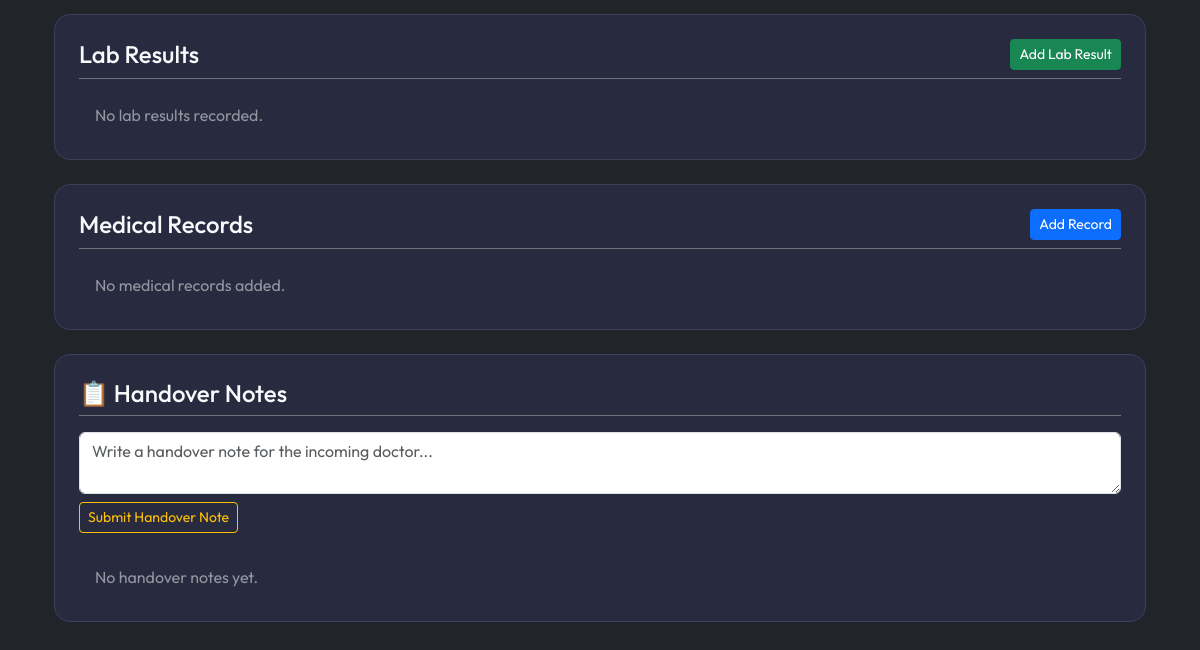
The page /patients/11/ (signed in, lower part) on the database as committed earlier.
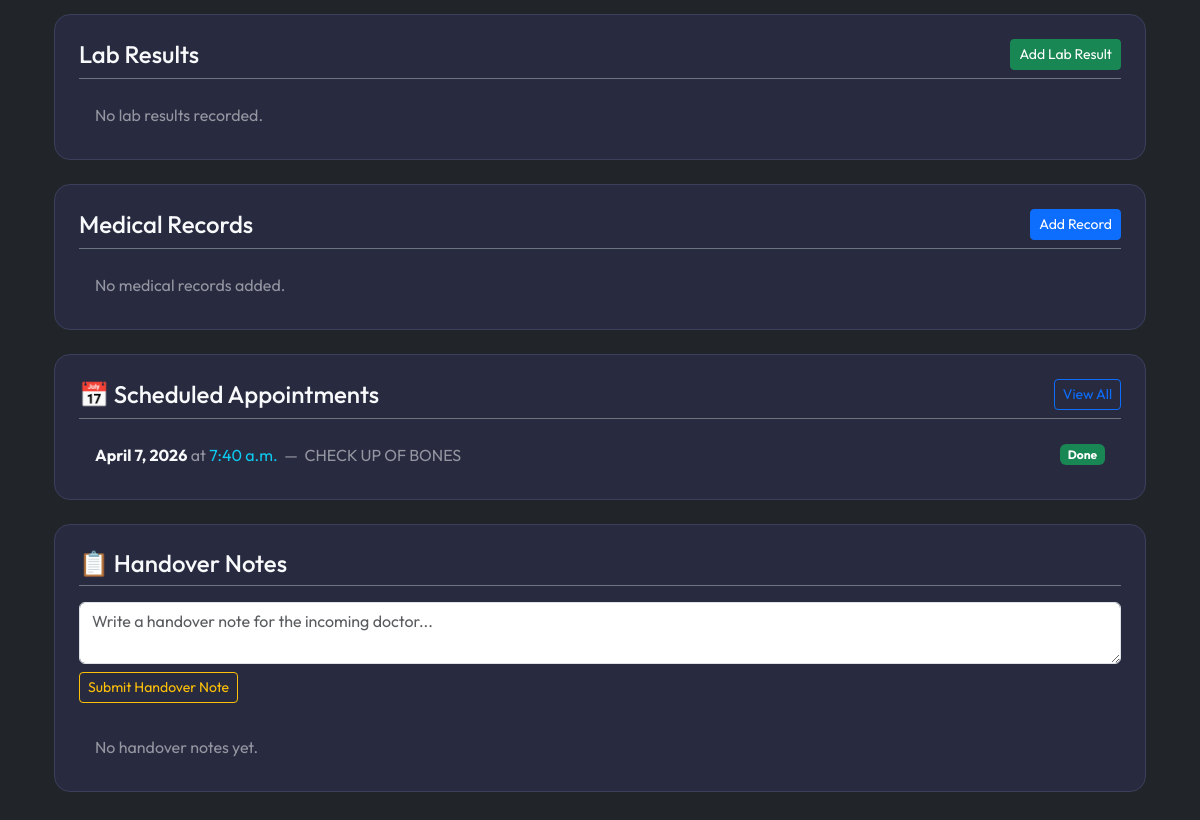
The same page on the database as committed later.
### patients/models.py (models this page shows, shortened)
class Appointment(models.Model):
    patient = models.ForeignKey(Patient, related_name='appointments', on_delete=models.CASCADE)
    doctor = models.CharField(max_length=150)
    appointment_date = models.DateField()
    appointment_time = models.TimeField()
    reason = models.CharField(max_length=250)
    is_completed = models.BooleanField(default=False)
    created_at = models.DateTimeField(auto_now_add=True)
    class Meta:
        ordering = ['appointment_date', 'appointment_time']

### patients/views.py (the view)
# urls.py: path('<int:pk>/', views.patient_detail, name='patient_detail'),
@login_required
def patient_detail(request, pk):
    patient = get_object_or_404(Patient, pk=pk)
    vitals = patient.vitals.order_by('-visit_date')[:20]
    vitals = list(reversed(vitals))
    labels = [v.visit_date.strftime("%d/%m") for v in vitals]
    systolic = [v.blood_pressure_systolic for v in vitals]
    diastolic = [v.blood_pressure_diastolic for v in vitals]
    graph = None
    if vitals:
        plt.figure(figsize=(8, 4))
        plt.plot(labels, systolic, marker='o', color='#0dcaf0', label='Systolic')
        plt.plot(labels, diastolic, marker='o', color='#dc3545', label='Diastolic')
        plt.title(f"{patient.first_name} {patient.last_name} - Blood Pressure", color='white')
        plt.xlabel("Date", color='white')
        plt.ylabel("Blood Pressure", color='white')
        legend = plt.legend()
        plt.setp(legend.get_texts(), color='white')
        if legend.get_frame():
            legend.get_frame().set_facecolor('none')
            legend.get_frame().set_edgecolor((1, 1, 1, 0.2))
        plt.xticks(rotation=45, color='white')
        plt.yticks(color='white')
        ax = plt.gca()
        ax.set_facecolor('none')
        for spine in ax.spines.values():
            spine.set_color((1, 1, 1, 0.2))
        buffer = io.BytesIO()
        plt.tight_layout()
        plt.savefig(buffer, format='png', transparent=True)
        buffer.seek(0)
        image_png = buffer.getvalue()
        buffer.close()
        plt.close()
        graph = base64.b64encode(image_png).decode('utf-8')
    context = {
        'patient': patient,
        'graph': graph
    }
    return render(request, 'patients/detail.html', context)

### patients/templates/patients/detail.html (shortened to what the changed rows need)
{% extends "base.html" %}
{% block content %}
<div class="container mt-4 mb-5">
    {% with upcoming=patient.appointments.all %}
    {% if upcoming %}
    <div class="mt-4 content-card p-4">
        <div class="d-flex justify-content-between align-items-center mb-3 border-bottom border-secondary pb-2">
            <h4 class="text-light mb-0">📅 Scheduled Appointments</h4>
            <a href="{% url 'patients:appointment_list' %}" class="btn btn-outline-primary btn-sm">View All</a>
        </div>
        <ul class="list-group list-group-flush">
            {% for appt in upcoming %}
                <li class="list-group-item bg-transparent text-white-50 border-secondary d-flex justify-content-between align-items-center">
                    <span>
                        <strong class="text-light">{{ appt.appointment_date }}</strong> at <span class="text-info">{{ appt.appointment_time }}</span>
                        &nbsp;—&nbsp; {{ appt.reason }}
                    </span>
                    {% if appt.is_completed %}<span class="badge bg-success ms-2">Done</span>{% endif %}
                </li>
            {% endfor %}
        </ul>
    </div>
    {% endif %}
    {% endwith %}
</div>
{% endblock %}

Rows that differ between the two databases and show on the page:
added Appointment: appointment_date "April 7, 2026", appointment_time "7:40 a.m.", reason "CHECK UP OF BONES", is_completed "Done"
Other text that changed with them:
text now shown: "📅 Scheduled Appointments View All"
